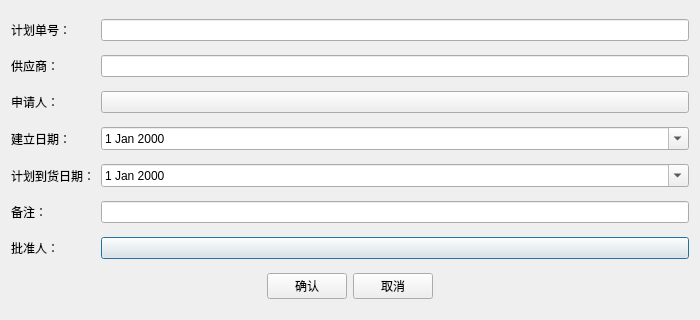
<?xml version="1.0" encoding="UTF-8"?>
<ui version="4.0">
 <class>Dialog</class>
 <widget class="QDialog" name="Dialog">
  <property name="geometry">
   <rect>
    <x>0</x>
    <y>0</y>
    <width>700</width>
    <height>320</height>
   </rect>
  </property>
  <property name="windowTitle">
   <string>编辑采购计划单</string>
  </property>
  <layout class="QGridLayout" name="gridLayout">
   <item row="2" column="0">
    <widget class="QLabel" name="label_3">
     <property name="text">
      <string>申请人：</string>
     </property>
    </widget>
   </item>
   <item row="4" column="0">
    <widget class="QLabel" name="label_4">
     <property name="text">
      <string>计划到货日期：</string>
     </property>
    </widget>
   </item>
   <item row="5" column="0">
    <widget class="QLabel" name="label_5">
     <property name="text">
      <string>备注：</string>
     </property>
    </widget>
   </item>
   <item row="0" column="0">
    <widget class="QLabel" name="label">
     <property name="text">
      <string>计划单号：</string>
     </property>
    </widget>
   </item>
   <item row="6" column="1">
    <widget class="SignButton" name="pushButton_warrantor">
     <property name="text">
      <string/>
     </property>
    </widget>
   </item>
   <item row="6" column="0">
    <widget class="QLabel" name="label_6">
     <property name="text">
      <string>批准人：</string>
     </property>
    </widget>
   </item>
   <item row="1" column="0">
    <widget class="QLabel" name="label_2">
     <property name="text">
      <string>供应商：</string>
     </property>
    </widget>
   </item>
   <item row="7" column="0" colspan="2">
    <layout class="QHBoxLayout" name="horizontalLayout">
     <item>
      <spacer name="horizontalSpacer_2">
       <property name="orientation">
        <enum>Qt::Horizontal</enum>
       </property>
       <property name="sizeHint" stdset="0">
        <size>
         <width>40</width>
         <height>20</height>
        </size>
       </property>
      </spacer>
     </item>
     <item>
      <widget class="QPushButton" name="pushButton_accept">
       <property name="text">
        <string>确认</string>
       </property>
      </widget>
     </item>
     <item>
      <widget class="QPushButton" name="pushButton_cancel">
       <property name="text">
        <string>取消</string>
       </property>
      </widget>
     </item>
     <item>
      <spacer name="horizontalSpacer">
       <property name="orientation">
        <enum>Qt::Horizontal</enum>
       </property>
       <property name="sizeHint" stdset="0">
        <size>
         <width>40</width>
         <height>20</height>
        </size>
       </property>
      </spacer>
     </item>
    </layout>
   </item>
   <item row="4" column="1">
    <widget class="QDateEdit" name="dateEdit_invaliddate">
     <property name="calendarPopup">
      <bool>true</bool>
     </property>
    </widget>
   </item>
   <item row="5" column="1">
    <widget class="QLineEdit" name="lineEdit_remark"/>
   </item>
   <item row="3" column="1">
    <widget class="QDateEdit" name="dateEdit_createdate">
     <property name="calendarPopup">
      <bool>true</bool>
     </property>
    </widget>
   </item>
   <item row="3" column="0">
    <widget class="QLabel" name="label_7">
     <property name="text">
      <string>建立日期：</string>
     </property>
    </widget>
   </item>
   <item row="2" column="1">
    <widget class="SignButton" name="pushButton_creator">
     <property name="enabled">
      <bool>true</bool>
     </property>
     <property name="text">
      <string/>
     </property>
    </widget>
   </item>
   <item row="1" column="1">
    <widget class="ComboLine" name="lineEdit_supplyer"/>
   </item>
   <item row="0" column="1">
    <widget class="QLineEdit" name="lineEdit_paperno"/>
   </item>
  </layout>
 </widget>
 <customwidgets>
  <customwidget>
   <class>SignButton</class>
   <extends>QPushButton</extends>
   <header>lib.sign.signbutton.h</header>
  </customwidget>
  <customwidget>
   <class>ComboLine</class>
   <extends>QLineEdit</extends>
   <header>lib.mywidget.comboline.h</header>
  </customwidget>
 </customwidgets>
 <tabstops>
  <tabstop>lineEdit_paperno</tabstop>
  <tabstop>lineEdit_supplyer</tabstop>
  <tabstop>pushButton_creator</tabstop>
  <tabstop>dateEdit_createdate</tabstop>
  <tabstop>dateEdit_invaliddate</tabstop>
  <tabstop>lineEdit_remark</tabstop>
  <tabstop>pushButton_warrantor</tabstop>
  <tabstop>pushButton_accept</tabstop>
  <tabstop>pushButton_cancel</tabstop>
 </tabstops>
 <resources/>
 <connections/>
</ui>
